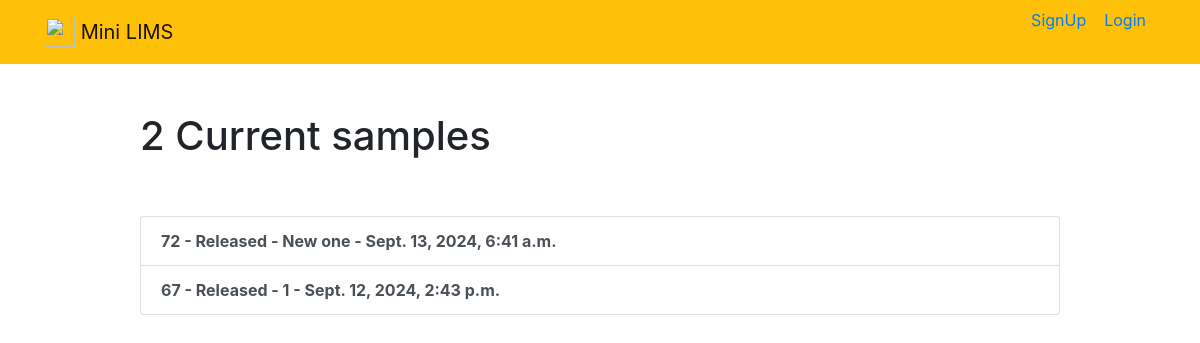
Page /releasedsamples on the committed database.
### Samples/models.py (models this page shows, shortened)
class Sample(models.Model):
    Identifier =models.CharField(max_length=100,null=True, blank=True)
    SampleType = models.ForeignKey(SampleType,on_delete=models.CASCADE,null=True, blank=True)
    SampleDt =models.DateTimeField(auto_now_add=True)
    Priority = models.BooleanField(default=False)
    Material = models.ForeignKey(Material,on_delete=models.CASCADE,null=True, blank=True)
    Status = models.ForeignKey(Status,on_delete=models.CASCADE)
    Event = models.ForeignKey(Event,on_delete=models.CASCADE)
    CreatedDt = models.DateTimeField(auto_now_add=True)
    UserText1 =models.CharField(max_length=100,null=True, blank=True)
    class Meta:
        ordering = ['-CreatedDt']

### StaticData/models.py (models this page shows)
class Status(models.Model):
    StatusName =models.CharField(max_length=100)
    Type =models.IntegerField()
    CreatedDt = models.DateTimeField(auto_now_add=True)
    class Meta:
        ordering = ['StatusName']
    def __str__(self):
        return self.StatusName

### Samples/views.py (the view)
# urls.py: path('releasedsamples', views.releasedsamples, name='releasedsamples'),
def releasedsamples(request):
    samples = Sample.objects.filter(Status=5)
    return render(request,'Samples/releasedsamples.html',{'samples':samples})

### Samples/templates/Samples/releasedsamples.html
{% extends 'Samples/base.html' %}
{%  block content %}
<div class="row justify-content-center mt-5">
    <div class="col-md-10">
        {% if samples %}
            <h1>{{ samples.count }} Current sample{{ samples.count|pluralize }}</h1>
        {% else %}
            <h1>Current samples</h1>
        {% endif %}
    </div>
</div>
<div class="row justify-content-center mt-5">
    <div class="col-md-10">
        {% if samples %}
            <div class="list-group">
                {% for sample in samples %}
                    <a href="{% url 'viewsample' sample.id %}" class="list-group-item list-group-item-action{% if sample.Priority %} list-group-item-danger{% endif %}">
                    <b>{{ sample.id }} - {{ sample.Status }} - {{ sample.Identifier }} - {{ sample.SampleDt }} </b></a>
                {% endfor %}
            </div>
        {% else %}
            <div class="text-center">
                <h2>Looks like you don't have any samples! </h2>
            <br>
            <a role="button" class="btn btn-primary" href="{% url 'home' %}">New Sample</a>
            </div>
        {% endif %}
    </div>
</div>
{% endblock %}

### rows in the picture
Sample: id "72", Status "Released", Identifier "New one", SampleDt "Sept. 13, 2024, 6:41 a.m."
Sample: id "67", Status "Released", Identifier "1", SampleDt "Sept. 12, 2024, 2:43 p.m."

### other values in the picture
{{ samples.count }} "2"
